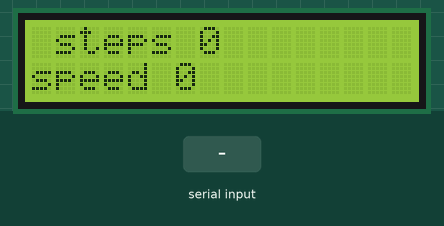
Recording of a sketch running on a simulated Arduino Mega 2560, built with avr-gcc and run on an emulated ATmega2560. On the bench: 16×2 character LCD. Inputs (shaded band) come from the test bench.

Above: at 1.2 s.
1.3 s: "c" received over the second serial link
At 2.2 s:
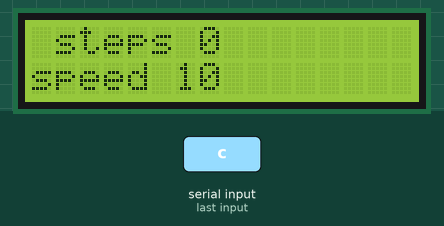
2.8 s: "d" received over the second serial link
At 3.3 s:
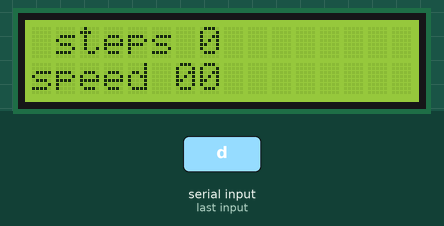
Timing chart, 0 to 5.8 s (numbered marks = the images above; inputs shaded):
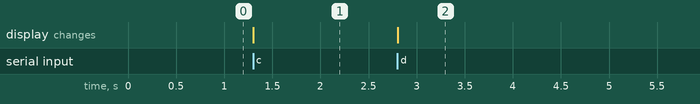

Measured:
- after the input at 1.3 s, the display: changes at once (image 1)
- after the input at 2.8 s, the display: changes at once (image 2)

The sketch:

Stepper_Manual_ajin.ino
```cpp
#include <AccelStepper.h>
#include <LiquidCrystal.h>

const int rs = A0, en = A1, d4 = A2, d5 = A3, d6 = A4, d7 = A5;
LiquidCrystal lcd(rs, en, d4, d5, d6, d7);

AccelStepper stepperA(1,A9,A8);
AccelStepper stepperB(1,A11,A10);

void setup() {
Serial3.begin(115200);
Serial.begin(115200);
  stepperA.setMaxSpeed(450);
  stepperA.setAcceleration(225);
  stepperB.setMaxSpeed(450);
  stepperB.setAcceleration(225);

  lcd.begin(16, 2);
}

int stepper_speed = 0,steps = 0;

void loop() {
  char stepper,dir;
while(Serial3.available()>0)
{
    stepper = Serial3.read();

   if (stepper == 'a' || stepper == 'b'){
    while(Serial3.available() == 0);
       dir = Serial3.read();
       Serial.println(stepper);
       Serial.println(dir);
   }

    else if(stepper == 'c') {stepper_speed += 10; stepperA.setMaxSpeed(450+stepper_speed);  stepperB.setMaxSpeed(450+stepper_speed);}

    else if(stepper == 'd')
    {
      if (stepper_speed != 0) { stepper_speed -= 10;  stepperA.setMaxSpeed(450+stepper_speed);  stepperB.setMaxSpeed(450+stepper_speed); }
    }

    else if(stepper == 'e') {steps += 500;  }

    else if(stepper == 'f')
    {
      if (steps != 0) { steps -= 500; }
    }
}

  if(stepper == 'a')
  {
           if (dir == '0')
          {
             stepperA.moveTo(1000+steps);
          }

          else if(dir == '1')
          {
            stepperA.moveTo(-1000-steps);
          }
  }

    if (stepper == 'b')
    {
          if (dir == '0')
          {
             stepperB.moveTo(1000+steps);
          }

          else if(dir == '1')
          {
            stepperB.moveTo(-1000-steps);

          }

    }

  stepperA.run();
  stepperB.run();

        if(stepperA.distanceToGo() == 0)
          {
            stepperA.setCurrentPosition(0);
          }
        if(stepperB.distanceToGo() == 0)
        {
            stepperB.setCurrentPosition( 0 );
        }

         lcd.setCursor(0, 1);
         lcd.print("speed ");
         lcd.print(stepper_speed);


         lcd.setCursor(1, 0);
         lcd.print("steps ");
         lcd.print(steps);

 }
```
